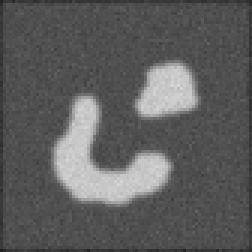
%> input picture david_tools/LevelSet_ChunmingLi_v0/twoObj.bmp, 84 x 84 px (shown 3 times larger)
$ octave Demo2_ManualBinaryInitial.m   (GNU Octave 9; MATLAB toolbox functions it lacks are replaced by stand-ins)
%> lines starting %> are read from the running program, lines starting %| are printed output that depends on the picture
% This Matlab file demomstrates the level set method in Li et al's paper
%    "Level Set Evolution Without Re-initialization: A New Variational Formulation"
%    in Proceedings of CVPR'05, vol. 1, pp. 430-436.
% Author: Chunming Li, all rights reserved.
% E-mail: li_chunming@hotmail.com
% URL:  http://vuiis.vanderbilt.edu/~licm/

clear all;
close all;
Img = imread('twoObj.bmp');  % The same cell image in the paper is used here
%> Img is the input picture: size 84x84 uint8; min 34, max 214, mean 93.8
Img=double(Img(:,:,1));
%> Img: size 84x84 double
sigma=1.5;    % scale parameter in Gaussian kernel for smoothing.
G=fspecial('gaussian',15,sigma);
Img_smooth=conv2(Img,G,'same');  % smooth image by Gaussiin convolution
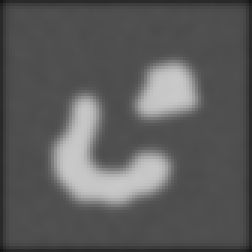
%> Img_smooth: size 84x84 double (shown 3 times larger); min 22.66, max 202.4, mean 92.1
[Ix,Iy]=gradient(Img_smooth);
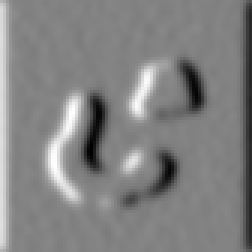
%> Ix: size 84x84 double (shown 3 times larger); min -26.2, max 24.93, mean 0; drawn with min black and max white
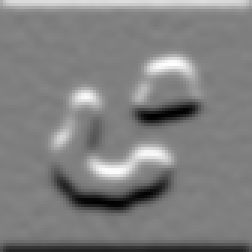
%> Iy: size 84x84 double (shown 3 times larger); min -25.06, max 24.95, mean 0; drawn with min black and max white
f=Ix.^2+Iy.^2;
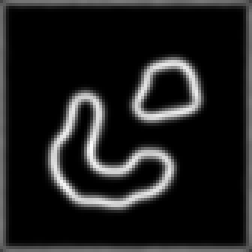
%> f: size 84x84 double (shown 3 times larger); min 7.57e-05, max 712.1, mean 87.3; drawn with min black and max white
g=1./(1+f);  % edge indicator function.
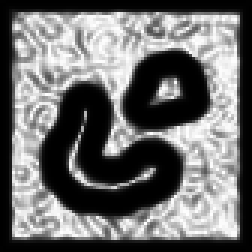
%> g: size 84x84 double (shown 3 times larger); min 0.0014, max 1, mean 0.434

epsilon=1.5; % the papramater in the definition of smoothed Dirac function

timestep=5;  % time step
mu=0.2/timestep;  % coefficient of the internal (penalizing) energy term P(\phi)
          % Note: the product timestep*mu must be less than 0.25 for stability!

lambda=5; % coefficient of the weighted length term L(\phi)
alf=3;  % coefficient of the weighted area term A(\phi);
        % Note: Choose smaller value of alf (\nu in the paper) if there are weak object boundaies, such as the cell image in demo 1.

[nrow, ncol]=size(Img);
%> nrow = 84; ncol = 84
figure;imagesc(Img, [0, 255]);colormap(gray);hold on;
text(10,10,'Left click to get points, right click to get end point');
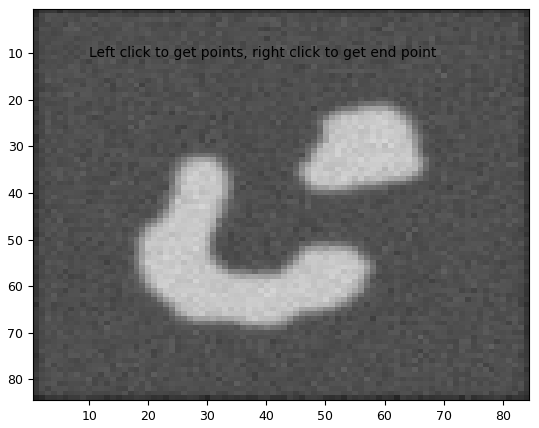
%> figure redrawn from the program's plot data

% mouse click to specify initial contour/region
%> (the run ends here)
